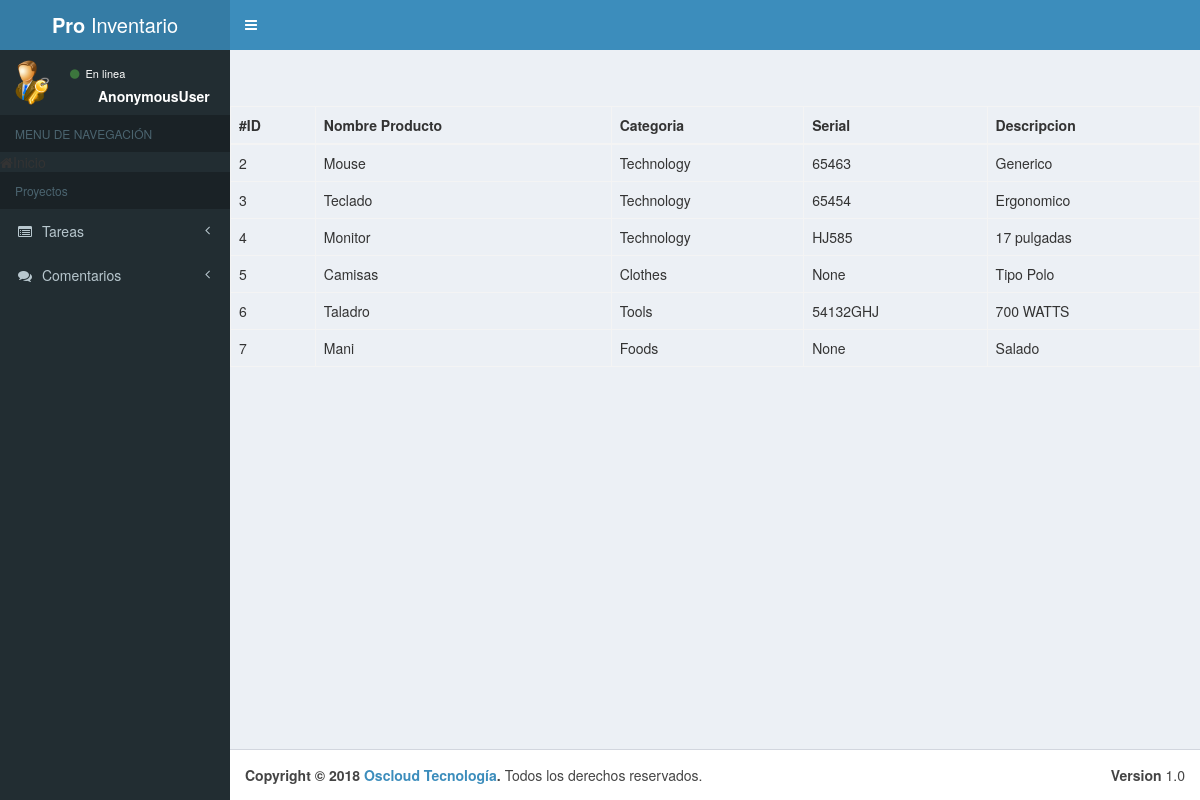
The page /list/product/ on the database its author committed.
### apps/inventario/models.py (models this page shows, shortened)
class Product(models.Model):
    id_product = models.AutoField(primary_key=True)
    name_product = models.CharField(null=False, blank=False, max_length=50)
    TYPE = (
        ('Technology', 'Technology'),
        ('Tools', 'Tools'),
        ('Foods', 'Foods'),
        ('Clothes', 'Clothes'),
        ('Shoes', 'Shoes'),
        ('Accesories', 'Accesories'),
        ('Otro', 'Otro')
    )
    category = models.CharField(choices=TYPE, null=False, blank=False, max_length=50)
    serial = models.CharField(null=True, blank=True, max_length=50)
    description = models.CharField(max_length=50)

### apps/inventario/views.py (the view)
# urls.py: url(r'^list/product/$', ListProduct.as_view(), name='list_product'),
class ListProduct(ListView):
    template_name = 'inventario/list_product.html'
    queryset = Product.objects.all()

### templates/inventario/list_product.html (shortened to what this page needs)
{% extends 'base/base.html' %}
{% block content %}
<!DOCTYPE html>
<html lang="en">
<head>
</head>
<table class="table table-bordered">
    <thead>
    <tr>
      <th scope="col">#ID</th>
        <th scope="col">Nombre Producto</th>
        <th scope="col">Categoria</th>
        <th scope="col">Serial</th>
        <th scope="col">Descripcion</th>
    </tr>
    </thead>
    <tbody>
    {% if object_list %}
    {% for prod in object_list %}
    <tr>
        <td>{{prod.id_product}} </td>
        <td>{{prod.name_product}} </td>
        <td>{{prod.category}} </td>
        <td>{{prod.serial}} </td>
        <td>{{prod.description}} </td>
    </tr>
    {% endfor %}
     {% else %}
		<h1>No hay registros de productos</h1>
    {% endif %}
    </table>
</html>
{% endblock %}

### rows shown on the page
Product: id_product "2", name_product "Mouse", category "Technology", serial "65463", description "Generico"
Product: id_product "3", name_product "Teclado", category "Technology", serial "65454", description "Ergonomico"
Product: id_product "4", name_product "Monitor", category "Technology", serial "HJ585", description "17 pulgadas"
Product: id_product "5", name_product "Camisas", category "Clothes", serial "None", description "Tipo Polo"
Product: id_product "6", name_product "Taladro", category "Tools", serial "54132GHJ", description "700 WATTS"
Product: id_product "7", name_product "Mani", category "Foods", serial "None", description "Salado"

### other values the page prints
{{ request.user }} "AnonymousUser"
